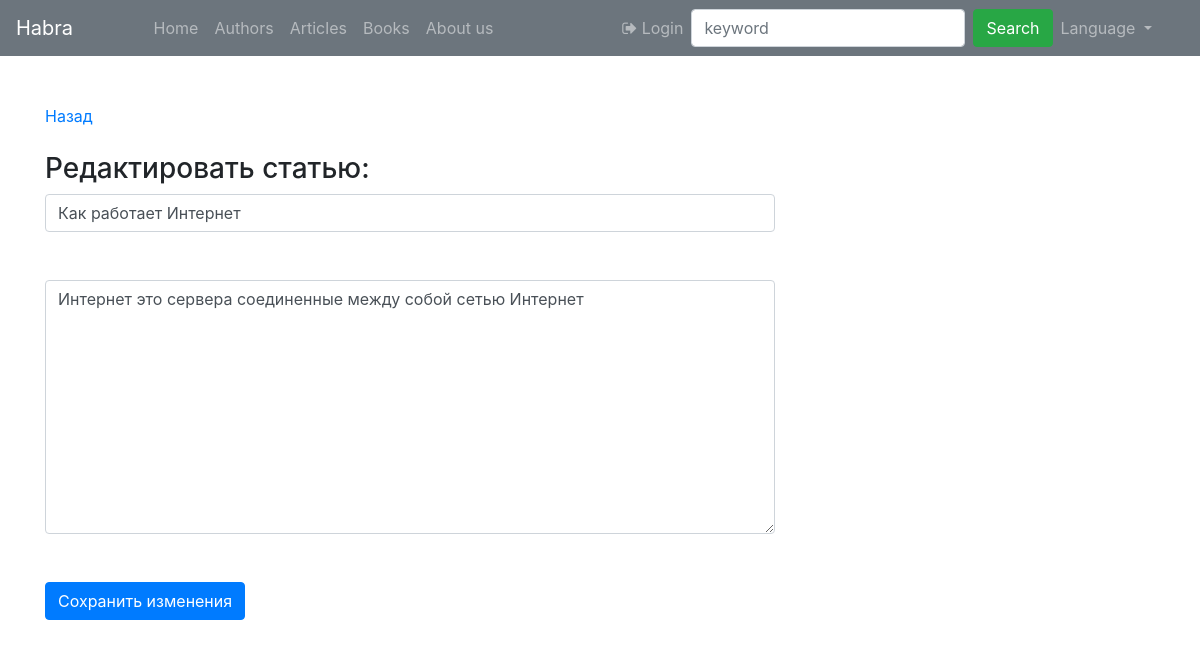
Page /en/article/2/edit/ on the committed database.
### core/models.py (models this page shows, shortened)
class Article(models.Model):
    title = models.CharField(max_length=255)
    text = RichTextField(blank=True, null=True)
    author = models.ForeignKey(
        to="Author",
        on_delete=models.SET_NULL,
        null=True, blank=True,
        related_name="article",
        verbose_name="Автор"
    )
    readers = models.ManyToManyField(
        to=User,
        related_name="readed_articles",
        blank=True,
    )
    views = models.IntegerField(default=0, verbose_name="Просмотры: ")
    created_date = models.DateTimeField(auto_now_add=True, null=True)
    updated_at = models.DateTimeField(auto_now=True)
    is_active = models.BooleanField(default=True)
    picture = models.ImageField(
        upload_to="images/",
        null=True, blank=True,
        verbose_name="Картинка статьи"
    )
    class Meta:
        verbose_name = "Статья"
        verbose_name_plural = "Статьи"

### core/views.py (the view)
# urls.py: path("<int:pk>/edit/", views.edit_article, name='article-edit'),
def edit_article(request, pk):
    article = Article.objects.get(id=pk)
    if request.method == "POST":
        article.title = request.POST.get("title")
        article.text = request.POST.get("text")
        article.save()
        return redirect(article_page, pk)
    return render(request, "update.html", {"article":article})

### core/templates/update.html (shortened to what this page needs)
{% extends 'index.html' %}
{% load crispy_forms_tags %}
{% block content %}
<br>
    <div><a href="{% url 'article' article.pk %}">Назад</a></div>
    <br>
    <h3>Редактировать статью: </h3>
    <div>
        <form method="POST" class="form-group">
        <input class="form-control" type="text" name="title" value="{{ article.title }}">
        <br><br>
        <textarea class="form-control" name="text" rows="10">{{ article.text }}</textarea>
        <br><br>
        <button type="submit" class="btn btn-primary">Сохранить изменения</button>
    </form>
</div>
{% endblock %}

### rows in the picture
Article: title "Как работает Интернет", text "Интернет это сервера соединенные между собой сетью Интернет"
